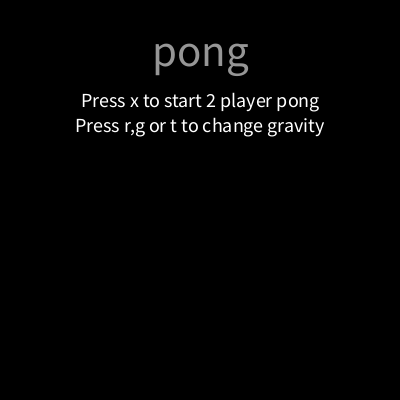
Frame 1 (no input)
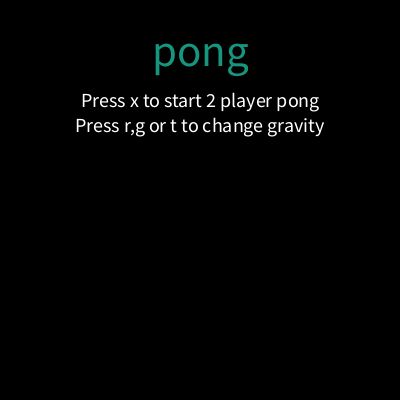
Frame 60 (the mouse pressed at the canvas centre just before this capture)
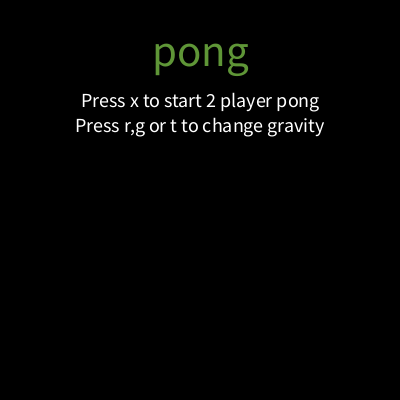
Frame 120 (the mouse held since frame 60 and released just before this capture)

The Processing sketch that drew these frames (run headless with seeded random() and noise(); from frame 60 on, the mouse is pressed at the canvas centre):

// Processing sketch: processing_83420
// ── processing_83420.pde

int s1=0;
int ug=2;
int rg=2;
int colorR=150;
int colorG=150;
int colorB=150;
boolean p=false;
Ball horton= new Ball();
Paddle stan= new Paddle();
Paddle john= new Paddle();
void setup()
{
  size(400, 400);
}
void draw()
{ 
  if (s1==1)
  {
    horton.bounce();
    horton.move();
    background(0);
    fill(255);
    rect(200,0,5,400);
    horton.show();
    horton.check();
    john.moveP2();
    john.show();
    john.pong();
    stan.moveP1();
    stan.show();
    stan.ping();
  }
  else if (s1==0)
  { 
    background(0);
    textSize(45);
    textAlign(CENTER, CENTER);
    fill(colorR, colorG, colorB);
    colorR=int(random(0, 150));
    colorB=colorG-colorR;
    text("pong", 200, 50);
    fill(255);
    textSize(20);
    text("Press x to start 2 player pong", 200, 100);
    text("Press r,g or t to change gravity",200, 125);
    if (key=='x')
    {
      s1=1;
    }
    if (key=='r')
    {
      rg=5;
      ug=2;
      text("reverse gravity", 325, 385);
    }
    if(key=='g')
    {
      rg=2;
      ug=5;
      text("gravity",325,385);
    }
    if(key=='t')
    {
      rg=2;
      ug=2;
      text("no gravity",325,385);
    }
    if(key=='p');
    {
      p=true;
    }
  }
}
class Ball
{
  int x, y, p1, p2;
  boolean right, up, left, down;
  Ball()
  { 
    p1=0;
    p2=0;
    right=true;
    down=true;
    left=false;
    up=false;
    x=75+int(random(-25,10));
    y=25;

   
  }
  void show()
  { 
    fill(225, y, x);
    ellipse(x, y, 20, 20);
    text(p1, 100, 25);
    text(p2, 300, 25);
  }
  void move()
  {
     if(p==true)
    {
      if (key=='r')
    {
      rg=5;
      ug=3;
      text("reverse gravity", 325, 285);
    }
    if(key=='g')
    {
      rg=3;
      ug=5;
      text("gravity",325,285);
    }
    }
    if ( right==true)
    {
      x=x+2;
    }
    else if (left==true)
    {
      x=x-2;
    }
    if (down==true)
    {
      y=y+ug;
    }
    else if (up==true)
    {
      y=y-rg;
    }
  }
  void bounce()
  {
    if (get(x+5, y) ==color(255, 0, 0)||get(x+5, y) ==color(255))
    {
      left=true;
      right=false;
    }
    if (get(x-5, y) ==color(255, 0, 0)||get(x-5, y) ==color(255))
    {
      left=false;
      right=true;
    }
    if (y>390)
    {
      down=false;
      up=true;
    }
    if (y<10)
    {
      down=true;
      up=false;
    }
  }
  void check()
  {
    if (x>390)
    { 
      p1=p1+1;
      right=true;
      down=true;
      left=false;
      up=false;
      x=75;
      y=25;
    }
    else if(p1>10)
    {
      textSize(25);
      text("p1 wins",200,200);
    }
    if (x<0)
    {
      p2=p2+1;
      right=false;
      down=true;
      left=true;
      up=false;
      x=150;
      y=25;
    }
    else if(p2>10)
    {
      textSize(25);
      text("p2 wins",200,200);
    }
  }
}
  class Paddle
  {
    int x, y, c;
    Paddle()
    {
      c=255;
      y=150;
    }
    void ping()
    {
      x=25;
    }
    void pong()
    {
      x=375;
    }
    void moveP2()
    { 
      if (mouseY <150 && y>0)
      {
        y=mouseY;
      }
      if (mouseY > 150 && y<350)
      {
        y=mouseY;
      }
    }

    void moveP1()
    {
      if (keyPressed == true)
      {
        if (key=='w' && y>0)
        {
          y=y-5;
        }
        if (key=='s'&& y<350)
        {
          y=y+5;
        }
      }
    }
    void show()
    {
      fill(c, 0, 0);
      rect(x, y, 10, 50);
    }
  }
